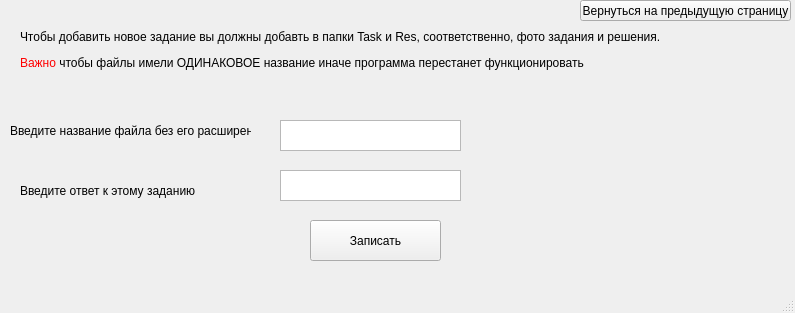
<?xml version="1.0" encoding="UTF-8"?>
<ui version="4.0">
 <class>AddTask</class>
 <widget class="QMainWindow" name="AddTask">
  <property name="geometry">
   <rect>
    <x>0</x>
    <y>0</y>
    <width>795</width>
    <height>313</height>
   </rect>
  </property>
  <property name="windowTitle">
   <string>MainWindow</string>
  </property>
  <widget class="QWidget" name="centralwidget">
   <widget class="QLabel" name="label">
    <property name="geometry">
     <rect>
      <x>10</x>
      <y>100</y>
      <width>241</width>
      <height>61</height>
     </rect>
    </property>
    <property name="text">
     <string>Введите название файла без его расширения</string>
    </property>
   </widget>
   <widget class="QTextEdit" name="textEdit">
    <property name="geometry">
     <rect>
      <x>280</x>
      <y>120</y>
      <width>181</width>
      <height>31</height>
     </rect>
    </property>
   </widget>
   <widget class="QLabel" name="label_2">
    <property name="geometry">
     <rect>
      <x>20</x>
      <y>-10</y>
      <width>781</width>
      <height>121</height>
     </rect>
    </property>
    <property name="text">
     <string>&lt;html&gt;&lt;head/&gt;&lt;body&gt;&lt;p&gt;Чтобы добавить новое задание вы должны добавть в папки Task и Res, соответственно, фото задания и решения. &lt;/p&gt;&lt;p&gt;&lt;span style=&quot; color:#ff0000;&quot;&gt;Важно&lt;/span&gt; чтобы файлы имели ОДИНАКОВОЕ название иначе программа перестанет функционировать&lt;/p&gt;&lt;/body&gt;&lt;/html&gt;</string>
    </property>
   </widget>
   <widget class="QLabel" name="label_3">
    <property name="geometry">
     <rect>
      <x>20</x>
      <y>180</y>
      <width>231</width>
      <height>21</height>
     </rect>
    </property>
    <property name="text">
     <string>Введите ответ к этому заданию</string>
    </property>
   </widget>
   <widget class="QTextEdit" name="textEdit_2">
    <property name="geometry">
     <rect>
      <x>280</x>
      <y>170</y>
      <width>181</width>
      <height>31</height>
     </rect>
    </property>
   </widget>
   <widget class="QPushButton" name="pushButton">
    <property name="geometry">
     <rect>
      <x>310</x>
      <y>220</y>
      <width>131</width>
      <height>41</height>
     </rect>
    </property>
    <property name="text">
     <string>Записать</string>
    </property>
   </widget>
   <widget class="QPushButton" name="pushButton_2">
    <property name="geometry">
     <rect>
      <x>580</x>
      <y>0</y>
      <width>211</width>
      <height>21</height>
     </rect>
    </property>
    <property name="text">
     <string>Вернуться на предыдущую страницу</string>
    </property>
   </widget>
  </widget>
  <widget class="QMenuBar" name="menubar">
   <property name="geometry">
    <rect>
     <x>0</x>
     <y>0</y>
     <width>795</width>
     <height>21</height>
    </rect>
   </property>
  </widget>
  <widget class="QStatusBar" name="statusbar"/>
 </widget>
 <resources/>
 <connections/>
</ui>
